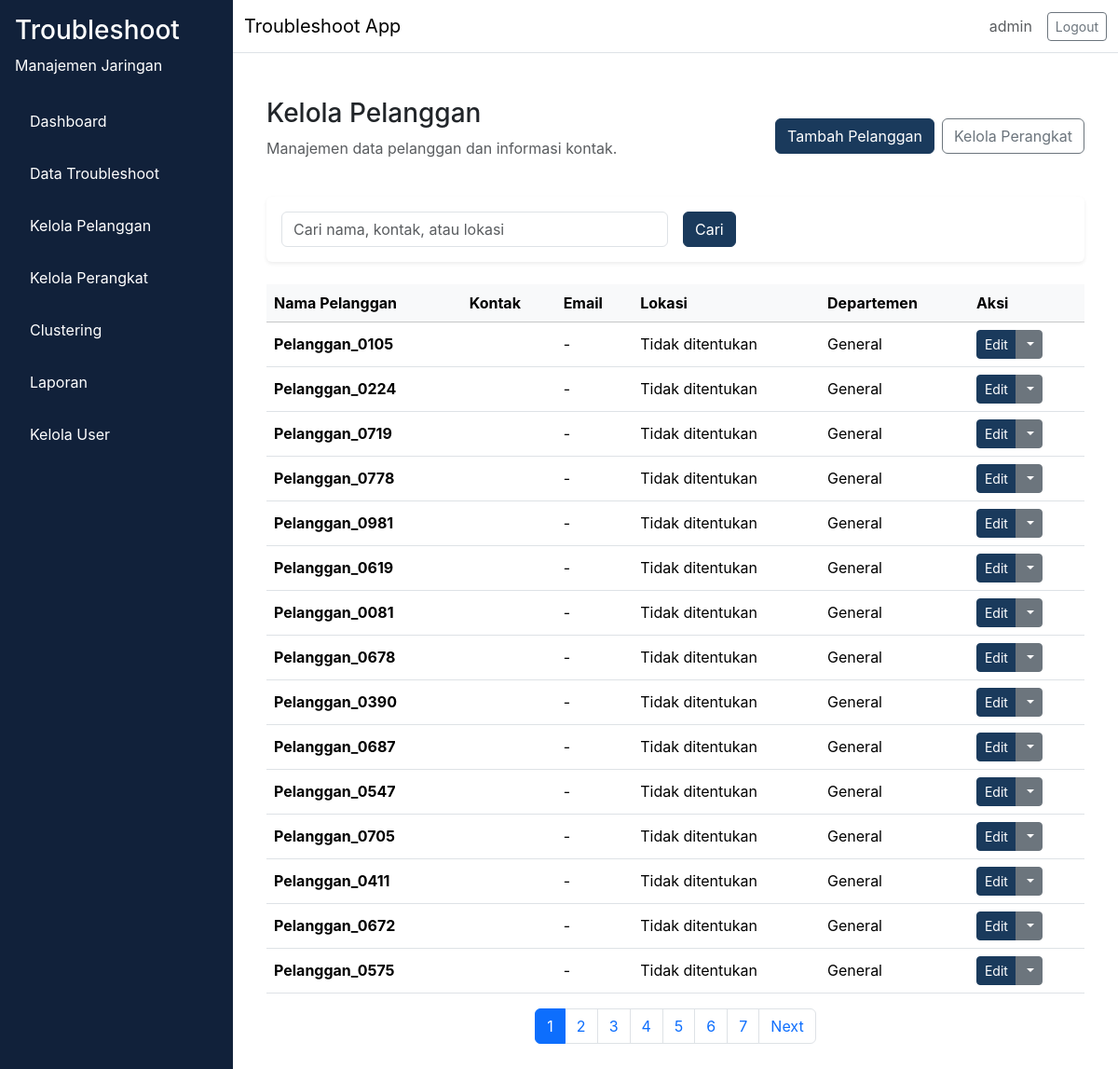
Page /pelanggan/ (signed in) on the committed database.
### app/models/user.py (models this page shows, shortened)
class User(db.Model, UserMixin):
    __tablename__ = "user"
    id = db.Column(db.Integer, primary_key=True)
    username = db.Column(db.String(64), unique=True, nullable=False)
    email = db.Column(db.String(120), unique=True, nullable=False)
    password_hash = db.Column(db.String(256), nullable=False)
    role = db.Column(db.Enum(RoleEnum), nullable=False, default=RoleEnum.teknisi)
    created_at = db.Column(db.DateTime, server_default=db.func.now(), nullable=False)
    is_active = db.Column(db.Boolean, default=True, nullable=False)

### app/models/pelanggan.py (models this page shows, shortened)
class Pelanggan(db.Model):
    __tablename__ = "pelanggan"
    id = db.Column(db.Integer, primary_key=True)
    nama = db.Column(db.String(150), nullable=False, unique=True)
    kontak = db.Column(db.String(20), nullable=False)
    email = db.Column(db.String(120), nullable=True)
    lokasi = db.Column(db.String(255), nullable=False)
    departemen = db.Column(db.String(100), nullable=True)
    alamat = db.Column(db.Text, nullable=True)
    created_at = db.Column(db.DateTime, server_default=db.func.now(), nullable=False)
    updated_at = db.Column(db.DateTime, server_default=db.func.now(), onupdate=db.func.now(), nullable=False)
    perangkats = db.relationship("Perangkat", backref="pelanggan", lazy="dynamic", cascade="all, delete-orphan")
    troubleshoots = db.relationship("Troubleshoot", backref="pelanggan_ref", lazy="dynamic", cascade="all, delete-orphan")

### app/routes/pelanggan.py (the view)
@pelanggan_bp.route("/")
def index():
    page = request.args.get("page", 1, type=int)
    search = request.args.get("search", "", type=str).strip()
    query = Pelanggan.query
    if search:
        query = query.filter(
            Pelanggan.nama.ilike(f"%{search}%") |
            Pelanggan.kontak.ilike(f"%{search}%") |
            Pelanggan.lokasi.ilike(f"%{search}%")
        )
    pagination = query.order_by(Pelanggan.created_at.desc()).paginate(page=page, per_page=15)
    return render_template(
        "pelanggan/index.html",
        pagination=pagination,
        search=search,
    )

### app/__init__.py (called while the page is built)
def load_user(user_id):
    return User.query.get(int(user_id))

### app/routes/pelanggan.py (called while the page is built)
@pelanggan_bp.before_request
@login_required
def check_admin_manajer():
    if current_user.role.value not in ["admin", "manajer"]:
        flash("Anda tidak memiliki akses ke halaman ini.", "danger")
        return redirect(url_for("troubleshoot.index"))

### app/templates/pelanggan/index.html (shortened to what this page needs)
{% extends "base.html" %}
{% block content %}
<div class="container-fluid">
  <div class="d-flex flex-column flex-md-row align-items-md-center justify-content-between mb-4 gap-3">
    <div>
      <h1 class="h3">Kelola Pelanggan</h1>
      <p class="text-muted">Manajemen data pelanggan dan informasi kontak.</p>
    </div>
    <div class="d-flex gap-2">
      <a href="{{ url_for('pelanggan.tambah') }}" class="btn btn-primary">Tambah Pelanggan</a>
      <a href="{{ url_for('pelanggan.perangkat_index') }}" class="btn btn-outline-secondary">Kelola Perangkat</a>
    </div>
  </div>
  <div class="card shadow-sm p-3 mb-4">
    <form method="GET" class="row g-3 align-items-center">
      <div class="col-md-6">
        <input type="text" name="search" class="form-control" placeholder="Cari nama, kontak, atau lokasi" value="{{ search }}">
      </div>
      <div class="col-md-auto">
        <button type="submit" class="btn btn-primary">Cari</button>
      </div>
    </form>
  </div>
  <div class="table-responsive">
    <table class="table table-hover align-middle">
      <thead class="table-light">
        <tr>
          <th>Nama Pelanggan</th>
          <th>Kontak</th>
          <th>Email</th>
          <th>Lokasi</th>
          <th>Departemen</th>
          <th>Aksi</th>
        </tr>
      </thead>
      <tbody>
        {% if pagination.items %}
          {% for item in pagination.items %}
          <tr>
            <td><strong>{{ item.nama }}</strong></td>
            <td>{{ item.kontak }}</td>
            <td>{{ item.email or '-' }}</td>
            <td>{{ item.lokasi }}</td>
            <td>{{ item.departemen or '-' }}</td>
            <td>
              <div class="btn-group" role="group">
                <a href="{{ url_for('pelanggan.edit', id=item.id) }}" class="btn btn-sm btn-primary" data-bs-toggle="tooltip" data-bs-placement="top" title="Edit Data">
                   Edit
                </a>
                <div class="btn-group" role="group">
                  <button type="button" class="btn btn-sm btn-secondary dropdown-toggle" data-bs-toggle="dropdown" aria-expanded="false">
                  </button>
                </div>
              </div>
            </td>
          </tr>
          {% endfor %}
        {% else %}
          <tr>
            <td colspan="6" class="text-center text-muted py-4">Tidak ada data pelanggan.</td>
          </tr>
        {% endif %}
      </tbody>
    </table>
  </div>
  {% if pagination.pages > 1 %}
  <nav aria-label="Page navigation">
    <ul class="pagination justify-content-center">
      {% for page_num in pagination.iter_pages() %}
        {% if page_num %}
          {% if page_num == pagination.page %}
          <li class="page-item active"><span class="page-link">{{ page_num }}</span></li>
          {% else %}
          <li class="page-item"><a class="page-link" href="{{ url_for('pelanggan.index', page=page_num, search=search) }}">{{ page_num }}</a></li>
          {% endif %}
        {% endif %}
      {% endfor %}
      {% if pagination.has_next %}
      <li class="page-item">
        <a class="page-link" href="{{ url_for('pelanggan.index', page=pagination.next_num, search=search) }}">Next</a>
      </li>
      {% endif %}
    </ul>
  </nav>
  {% endif %}
</div>
{% endblock %}

### app/templates/base.html (shortened to what this page needs)
<!doctype html>
<html lang="en">
  <head>
    <link href="https://cdn.jsdelivr.net/npm/bootstrap@5.3.2/dist/css/bootstrap.min.css" rel="stylesheet">
    <link rel="stylesheet" href="{{ url_for('static', filename='css/style.css') }}">
  </head>
  <body>
    <div class="d-flex min-vh-100 bg-light">
      {% if current_user.is_authenticated %}
      <nav class="sidebar p-3">
        <div class="sidebar-header mb-4 text-white">
          <h3>Troubleshoot</h3>
          <p>Manajemen Jaringan</p>
        </div>
        <ul class="nav flex-column">
          <li class="nav-item mb-2">
            <a class="nav-link text-white" href="{{ url_for('dashboard.index') }}">Dashboard</a>
          </li>
          {% if current_user.role.value == 'teknisi' %}
            <li class="nav-item mb-2">
              <a class="nav-link text-white" href="{{ url_for('troubleshoot.my_tasks') }}">Task Saya</a>
            </li>
          {% else %}
            <li class="nav-item mb-2">
              <a class="nav-link text-white" href="{{ url_for('troubleshoot.index') }}">Data Troubleshoot</a>
            </li>
            <li class="nav-item mb-2">
              <a class="nav-link text-white" href="{{ url_for('pelanggan.index') }}">Kelola Pelanggan</a>
            </li>
            <li class="nav-item mb-2">
              <a class="nav-link text-white" href="{{ url_for('pelanggan.perangkat_index') }}">Kelola Perangkat</a>
            </li>
            {% if current_user.role.value in ['admin', 'manajer'] %}
            <li class="nav-item mb-2">
              <a class="nav-link text-white" href="{{ url_for('clustering.index') }}">Clustering</a>
            </li>
            {% endif %}
            <li class="nav-item mb-2">
              <a class="nav-link text-white" href="{{ url_for('laporan.index') }}">Laporan</a>
            </li>
          {% endif %}
          {% if current_user.role.value == 'admin' %}
          <li class="nav-item mb-2">
            <a class="nav-link text-white" href="{{ url_for('admin.users') }}">Kelola User</a>
          </li>
          {% endif %}
        </ul>
      </nav>
      {% endif %}
      <div class="flex-grow-1 d-flex flex-column">
        <nav class="navbar navbar-expand-lg navbar-light bg-white border-bottom">
          <div class="container-fluid">
            <div class="navbar-brand mb-0">Troubleshoot App</div>
            <div class="d-flex align-items-center gap-3">
              {% if current_user.is_authenticated %}
              <span class="text-muted">{{ current_user.username }}</span>
              <a class="btn btn-outline-secondary btn-sm" href="{{ url_for('auth.logout') }}">Logout</a>
              {% endif %}
            </div>
          </div>
        </nav>
        <main class="flex-grow-1 p-4 bg-white">
          {% block content %}
          {% endblock %}
        </main>
      </div>
    </div>
  </body>
</html>

### app/static/css/style.css (style rules this page uses)
:root { --primary-color: #1a3a5c; --sidebar-bg: #11213a; --content-bg: #f8f9fa; }
body { margin: 0; font-family: Inter, system-ui, -apple-system, BlinkMacSystemFont, "Segoe UI", sans-serif; background-color: var(--content-bg); }
.sidebar { width: 250px; min-height: 100vh; background-color: var(--sidebar-bg); color: #ffffff; }
.sidebar-header h3, .sidebar-header p, .sidebar .nav-link { color: #ffffff; }
.sidebar .nav-link { padding: 0.75rem 1rem; border-radius: 0.5rem; }
main { background-color: #ffffff; }
.card { border: none; }
.btn-primary { background-color: var(--primary-color); border-color: var(--primary-color); }

### rows in the picture
User: username "admin"
Pelanggan: nama "Pelanggan_0105", email "-", lokasi "Tidak ditentukan", departemen "General"
Pelanggan: nama "Pelanggan_0224", email "-", lokasi "Tidak ditentukan", departemen "General"
Pelanggan: nama "Pelanggan_0719", email "-", lokasi "Tidak ditentukan", departemen "General"
Pelanggan: nama "Pelanggan_0778", email "-", lokasi "Tidak ditentukan", departemen "General"
Pelanggan: nama "Pelanggan_0981", email "-", lokasi "Tidak ditentukan", departemen "General"
Pelanggan: nama "Pelanggan_0619", email "-", lokasi "Tidak ditentukan", departemen "General"
Pelanggan: nama "Pelanggan_0081", email "-", lokasi "Tidak ditentukan", departemen "General"
Pelanggan: nama "Pelanggan_0678", email "-", lokasi "Tidak ditentukan", departemen "General"
Pelanggan: nama "Pelanggan_0390", email "-", lokasi "Tidak ditentukan", departemen "General"
Pelanggan: nama "Pelanggan_0687", email "-", lokasi "Tidak ditentukan", departemen "General"
Pelanggan: nama "Pelanggan_0547", email "-", lokasi "Tidak ditentukan", departemen "General"
Pelanggan: nama "Pelanggan_0705", email "-", lokasi "Tidak ditentukan", departemen "General"
Pelanggan: nama "Pelanggan_0411", email "-", lokasi "Tidak ditentukan", departemen "General"
Pelanggan: nama "Pelanggan_0672", email "-", lokasi "Tidak ditentukan", departemen "General"
Pelanggan: nama "Pelanggan_0575", email "-", lokasi "Tidak ditentukan", departemen "General"

### other values in the picture
{{ page_num }} "1"
{{ page_num }} "2" "3" "4" "5" "6" "7"
